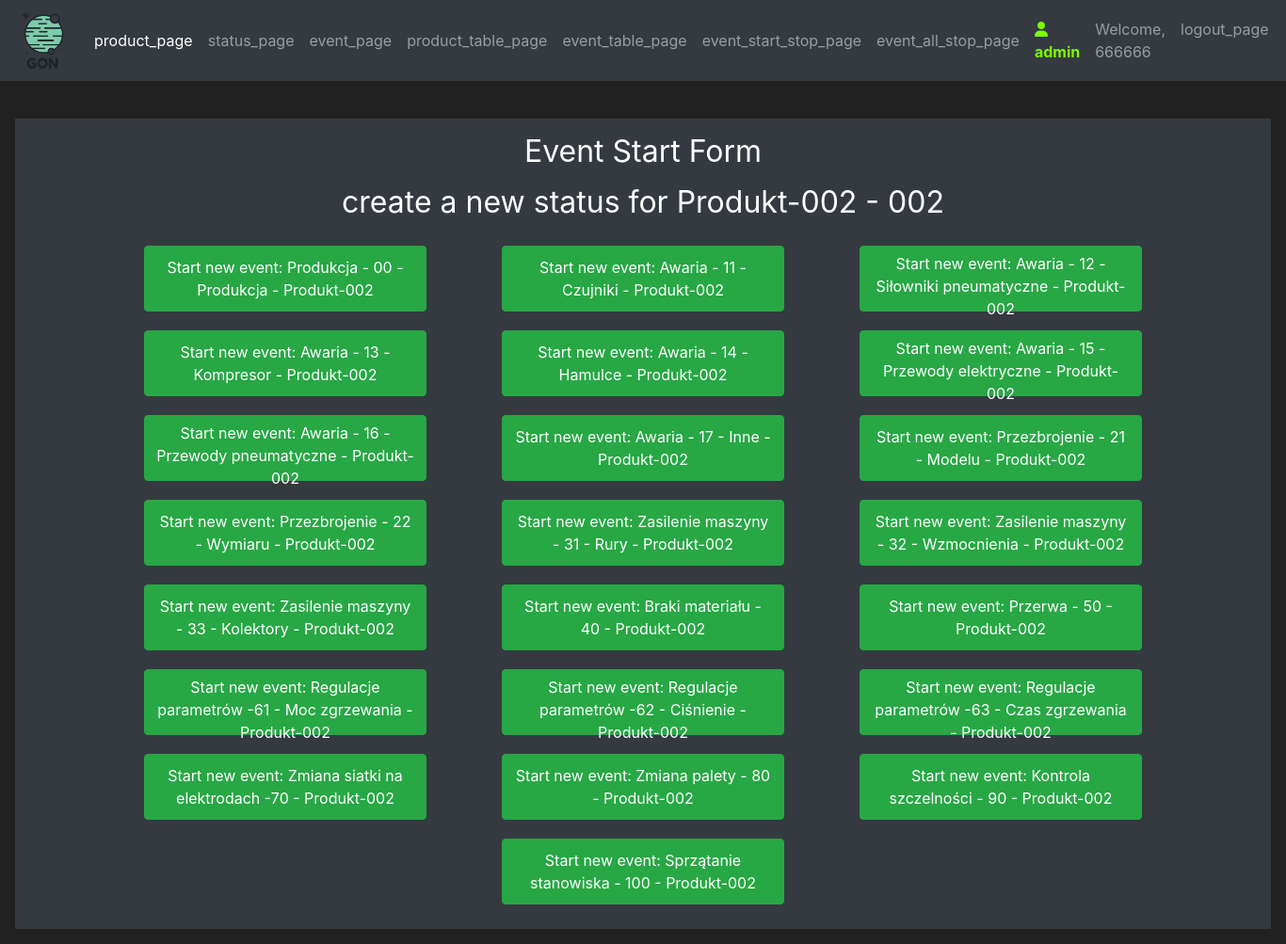
/eventStartStop (signed in), run on an earlier commit of the app's database.
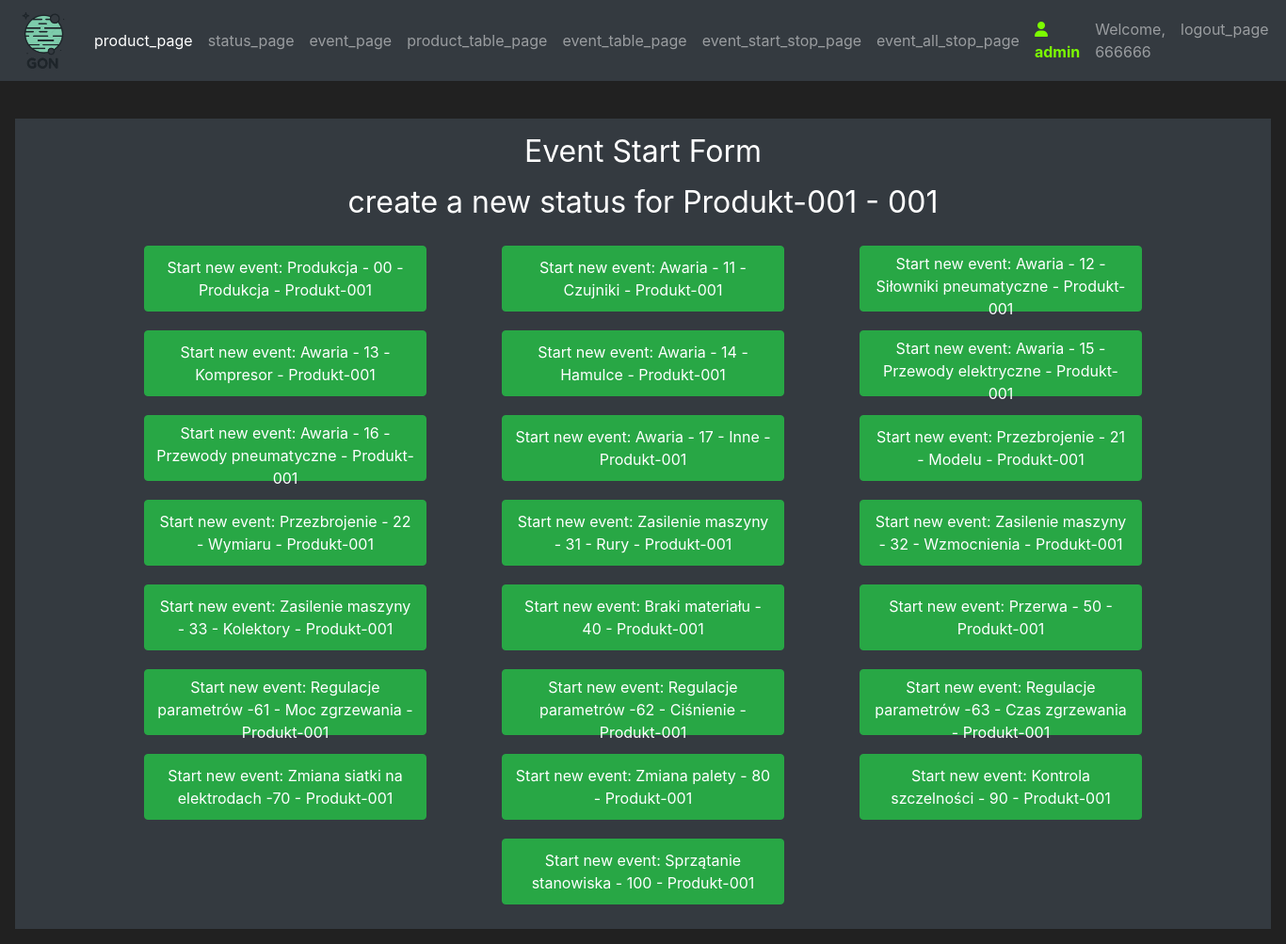
And on a later commit of the database.
### mainApp/models/user.py (models this page shows, shortened)
class User(UserMixin, db.Model):
    id = db.Column(db.Integer, primary_key=True, unique=True)
    username = db.Column(db.String(100), unique=True)
    password_hash = db.Column(db.String())
    email_address = db.Column(db.String())
    role = db.Column(db.Integer)

### mainApp/models/product.py (models this page shows, shortened)
class Product(db.Model):
    id = db.Column(db.Integer, primary_key=True)
    modelCode = db.Column(db.String(20), unique=True)
    modelName = db.Column(db.String(20))
    orderStatus = db.Column(db.String(20))
    startDate = db.Column(db.Integer)
    executionDate = db.Column(db.Integer)

### mainApp/models/status.py (models this page shows, shortened)
class Status(db.Model):
    id = db.Column(db.Integer, primary_key=True)
    statusCode = db.Column(db.Integer)
    statusName = db.Column(db.String(20), unique=True)
    production = db.Column(db.String(20))

### mainApp/routes.py (the view, shortened to what this page needs)
@ app.route('/eventStartStop', methods=('GET', 'POST'))
@ login_required
def event_start_stop_page():
    eventStartForm = EventStartForm()
    eventCloseForm = EventCloseForm()
    openProductList = Product.query.filter(Product.orderStatus == "Open")
    statusList = Status.query.all()
    openEventList = Event.query.filter(Event.endDate == None)
    return render_template('eventStartForm.html', openProductList=openProductList, statusList=statusList, openEventList=openEventList, eventStartForm = eventStartForm, eventCloseForm = eventCloseForm)

### mainApp/models/user.py (called while the page is built)
@login_manager.user_loader
def load_user(user_id):
    return User.query.get(int(user_id))

### mainApp/templates/eventStartForm.html (shortened to what this page needs)
{% extends 'base.html' %}
{% block content %}
<div class="text-center">
    <div class="container">
        <h1 class="h2 mb-3 font-weight-normal">
            Event Start Form
        </h1>
        {% for openProduct in openProductList %}
        <h3 class="h2 mb-3 font-weight-normal">
            create a new status for {{openProduct.modelName}} - {{ openProduct.modelCode}}
        </h3>
        <div class="row">
            {% for status in statusList %}
            <div class="col text-center">
                <button class="btn btn-outline btn-success buttonFull" data-toggle="modal"
                    data-target="#Modal-Start-{{openProduct.id}}-{{status.id}}-{{current_user.id}}">Start new event: {{ status.statusName }} - {{
                        openProduct.modelName}}</button>
            </div>
            {% endfor %}
        </div>
        {% endfor %}
    </div>
</div>
{% endblock %}

### mainApp/templates/base.html (shortened to what this page needs)
<!doctype html>
<html lang="en">
<head>
   <link rel="stylesheet" href="https://cdn.jsdelivr.net/npm/bootstrap@4.5.3/dist/css/bootstrap.min.css"
>
   <link rel="stylesheet" href="https://cdnjs.cloudflare.com/ajax/libs/font-awesome/4.7.0/css/font-awesome.min.css">
</head>
<body>
   <nav class="navbar navbar-expand-md navbar-dark bg-dark">
      <a class="navbar-brand" href="{{url_for('home_page')}}"><img src="/static/LogoBIG.png" alt="..." height="60"
            class="d-inline-block"></a>
      <div class="collapse navbar-collapse" id="navbarNav">
         <ul class="navbar-nav mr-auto">
            <li class="nav-item active">
               <a class="nav-link" href="{{url_for('product_page')}}">product_page</a>
            </li>
            <li class="nav-item">
               <a class="nav-link" href="{{url_for('status_page')}}">status_page</a>
            </li>
            <li class="nav-item">
               <a class="nav-link" href="{{url_for('event_page')}}">event_page</a>
            </li>
            <li class="nav-item">
               <a class="nav-link" href="{{url_for('product_table_page')}}">product_table_page</a>
            </li>
            <li class="nav-item">
               <a class="nav-link" href="{{url_for('event_table_page')}}">event_table_page</a>
            </li>
            <li class="nav-item">
               <a class="nav-link" href="{{url_for('event_start_stop_page')}}">event_start_stop_page</a>
            </li>
            <li class="nav-item">
               <a class="nav-link" href="{{url_for('event_all_stop_page')}}">event_all_stop_page</a>
            </li>
         </ul>
         {% if current_user.is_authenticated %}
         <ul class="navbar-nav">
            <li class="nav-item">
               <a class="nav-link" style="color: lawngreen; font-weight: bold">
                  <i class='fa fa-user'></i>
                  {{ current_user.role }}
               </a>
            </li>
            <li class="nav-item">
               <a class="nav-link" href="#">Welcome, {{current_user.username}}</a>
            </li>
            <li class="nav-item">
               <a class="nav-link" href="{{url_for('logout_page')}}">logout_page</a>
            </li>
         </ul>
         {% endif %}
      </div>
   </nav>
   <br>
   <div class="position-relative overflow-hidden p-3 p-md-3 m-md-3 text-center bg-dark" style="color:white">
      {% block content %}
      {% endblock %}
   </div>
</body>
</html>

### mainApp/templates/base.html (style rules this page uses)
body { background-color: #212121; color: white }
.buttonFull { width: 300px !important; height: 70px !important; margin: 10px; }

What changed in the data, as far as the page shows it:
no longer on this page (row edited): Product: modelName "Produkt-002", modelCode "002", Status (statusName "Produkcja - 00 - Produkcja"), Status (statusName "Awaria - 11 - Czujniki"), Status (statusName "Awaria - 12 - Siłowniki pneumatyczne"), Status (statusName "Awaria - 13 - Kompresor"), Status (statusName "Awaria - 14 - Hamulce"), Status (statusName "Awaria - 15 - Przewody elektryczne"), Status (statusName "Awaria - 16 - Przewody pneumatyczne"), Status (statusName "Awaria - 17 - Inne"), Status (statusName "Przezbrojenie - 21 - Modelu"), Status (statusName "Przezbrojenie - 22 - Wymiaru"), Status (statusName "Zasilenie maszyny - 31 - Rury"), Status (statusName "Zasilenie maszyny - 32 - Wzmocnienia"), Status (statusName "Zasilenie maszyny - 33 - Kolektory"), Status (statusName "Braki materiału - 40"), Status (statusName "Przerwa - 50"), Status (statusName "Regulacje parametrów -61 - Moc zgrzewania"), Status (statusName "Regulacje parametrów -62 - Ciśnienie"), Status (statusName "Regulacje parametrów -63 - Czas zgrzewania"), Status (statusName "Zmiana siatki na elektrodach -70"), Status (statusName "Zmiana palety - 80"), Status (statusName "Kontrola szczelności - 90"), Status (statusName "Sprzątanie stanowiska - 100")
now on this page (row edited): Product: modelName "Produkt-001", modelCode "001", Status (statusName "Produkcja - 00 - Produkcja"), Status (statusName "Awaria - 11 - Czujniki"), Status (statusName "Awaria - 12 - Siłowniki pneumatyczne"), Status (statusName "Awaria - 13 - Kompresor"), Status (statusName "Awaria - 14 - Hamulce"), Status (statusName "Awaria - 15 - Przewody elektryczne"), Status (statusName "Awaria - 16 - Przewody pneumatyczne"), Status (statusName "Awaria - 17 - Inne"), Status (statusName "Przezbrojenie - 21 - Modelu"), Status (statusName "Przezbrojenie - 22 - Wymiaru"), Status (statusName "Zasilenie maszyny - 31 - Rury"), Status (statusName "Zasilenie maszyny - 32 - Wzmocnienia"), Status (statusName "Zasilenie maszyny - 33 - Kolektory"), Status (statusName "Braki materiału - 40"), Status (statusName "Przerwa - 50"), Status (statusName "Regulacje parametrów -61 - Moc zgrzewania"), Status (statusName "Regulacje parametrów -62 - Ciśnienie"), Status (statusName "Regulacje parametrów -63 - Czas zgrzewania"), Status (statusName "Zmiana siatki na elektrodach -70"), Status (statusName "Zmiana palety - 80"), Status (statusName "Kontrola szczelności - 90"), Status (statusName "Sprzątanie stanowiska - 100")
